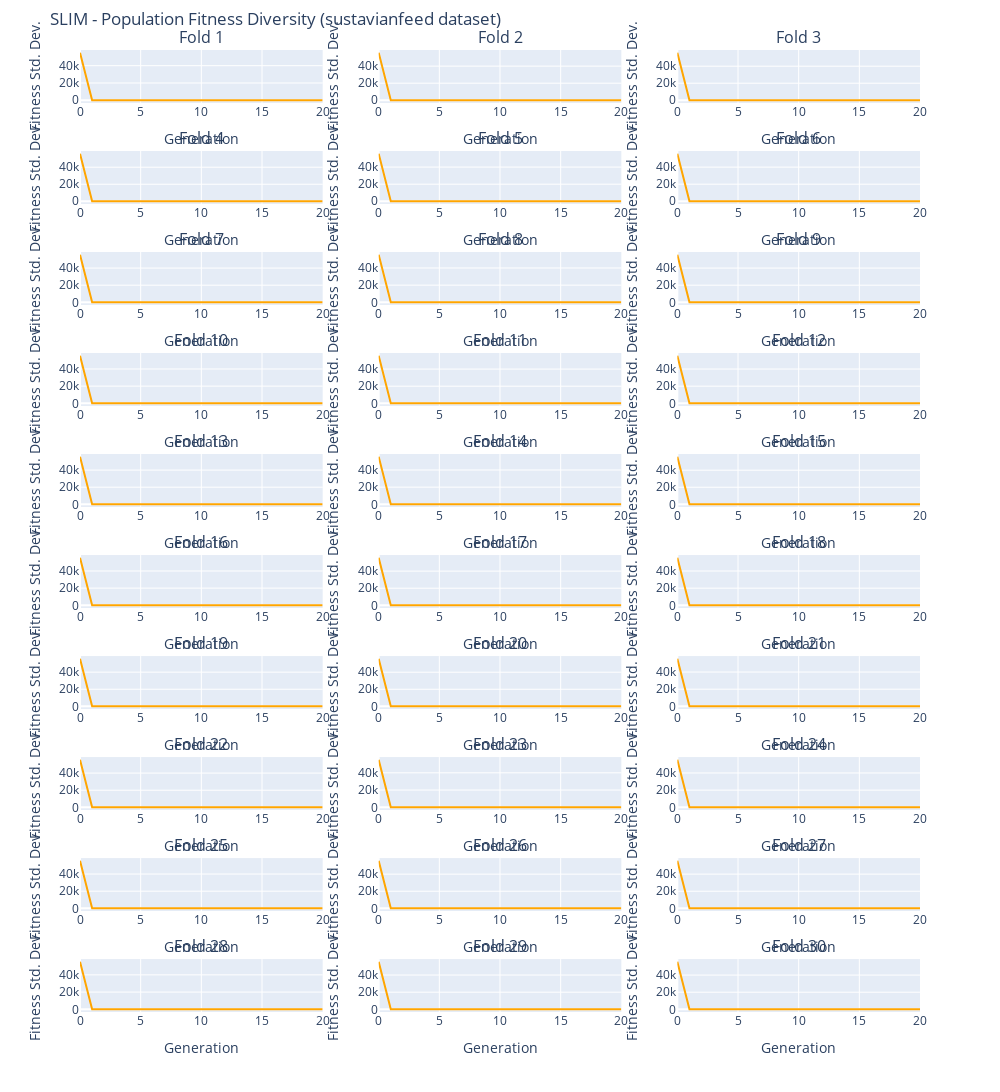

This figure's notebook cell:
### Markdown cell above
The first conclusion to be taken is that multiplication provides better results than addition.
The version SLIM * SIG1 appears to be the best for the problem in hand, it has the the lowest bound by far and the distribution of values is closer to it than the upper bound. SLIM * SIG1 has a lower upper bound then every other version so we won't apply any statistical test since our results after plotting are conclusive.

### Code cell
plot_population_fitness_diversity_logs(    
    model_name='SLIM',
    n_folds=n_outer_cv,
    dataset_name='sustavianfeed'
)

### Figure 1 — Plotly figure (JSON) as saved in the notebook; plotly's stock layout.template omitted (floating-point values rounded to 4 significant figures)
{"data": [{"line": {"color": "orange"}, "mode": "lines", "name": "Fold 1", "showlegend": false, "type": "scatter", "xaxis": "x", "y": [55070.0, 65.64, 14.84, 18.3, 23.83, 26.18, 25.54, 17.89, 14.86, 13.92, 16.58, 16.67, 16.23, 14.73, 12.82, 15.25, 12.94, 15.17, 18.2, 12.41, 14.66], "yaxis": "y"}, {"line": {"color": "orange"}, "mode": "lines", "name": "Fold 2", "showlegend": false, "type": "scatter", "xaxis": "x2", "y": [55830.0, 66.03, 14.86, 18.34, 23.87, 26.25, 25.63, 17.96, 14.97, 14.03, 17.16, 15.14, 14.45, 13.38, 12.61, 12.52, 11.04, 14.1, 12.31, 13.21, 11.56], "yaxis": "y2"}, {"line": {"color": "orange"}, "mode": "lines", "name": "Fold 3", "showlegend": false, "type": "scatter", "xaxis": "x3", "y": [55900.0, 66.06, 14.93, 18.43, 24.74, 27.19, 21.93, 16.97, 15.95, 12.69, 12.88, 11.53, 14.89, 11.12, 15.83, 12.93, 13.36, 13.24, 16.47, 12.82, 13.05], "yaxis": "y3"}, {"line": {"color": "orange"}, "mode": "lines", "name": "Fold 4", "showlegend": false, "type": "scatter", "xaxis": "x4", "y": [55930.0, 66.07, 14.87, 18.35, 23.91, 26.25, 25.59, 17.91, 14.84, 13.82, 16.88, 15.99, 12.39, 14.31, 13.24, 12.17, 13.51, 18.6, 17.55, 15.15, 14.79], "yaxis": "y4"}, {"line": {"color": "orange"}, "mode": "lines", "name": "Fold 5", "showlegend": false, "type": "scatter", "xaxis": "x5", "y": [55720.0, 65.94, 14.87, 18.36, 23.86, 26.22, 25.58, 17.91, 14.89, 13.94, 16.91, 16.81, 16.26, 14.75, 12.85, 15.27, 13.88, 14.53, 12.75, 14.38, 16.35], "yaxis": "y5"}, {"line": {"color": "orange"}, "mode": "lines", "name": "Fold 6", "showlegend": false, "type": "scatter", "xaxis": "x6", "y": [55800.0, 66.03, 14.87, 18.37, 23.87, 26.24, 25.61, 17.95, 14.93, 13.98, 16.96, 16.7, 16.31, 14.81, 12.87, 15.31, 12.97, 15.24, 18.26, 12.45, 14.52], "yaxis": "y6"}, {"line": {"color": "orange"}, "mode": "lines", "name": "Fold 7", "showlegend": false, "type": "scatter", "xaxis": "x7", "y": [55690.0, 60.23, 14.7, 17.46, 21.86, 26.31, 23.91, 19.38, 17.28, 15.61, 15.26, 17.13, 13.77, 16.24, 14.68, 16.34, 19.01, 15.32, 13.29, 16.69, 13.45], "yaxis": "y7"}, {"line": {"color": "orange"}, "mode": "lines", "name": "Fold 8", "showlegend": false, "type": "scatter", "xaxis": "x8", "y": [55590.0, 65.88, 14.86, 18.33, 23.86, 26.22, 25.57, 17.91, 14.87, 13.92, 16.09, 17.0, 16.22, 14.72, 13.95, 15.54, 15.46, 12.74, 13.42, 13.92, 15.63], "yaxis": "y8"}, {"line": {"color": "orange"}, "mode": "lines", "name": "Fold 9", "showlegend": false, "type": "scatter", "xaxis": "x9", "y": [55700.0, 65.95, 14.87, 18.35, 23.88, 26.24, 25.59, 17.92, 14.89, 13.95, 16.61, 16.69, 16.26, 14.76, 12.84, 15.27, 12.95, 15.2, 18.23, 12.43, 14.48], "yaxis": "y9"}, {"line": {"color": "orange"}, "mode": "lines", "name": "Fold 10", "showlegend": false, "type": "scatter", "xaxis": "x10", "y": [55540.0, 65.85, 14.86, 18.33, 23.86, 26.2, 25.55, 17.89, 14.83, 13.82, 16.87, 15.98, 12.39, 14.32, 13.25, 12.13, 13.54, 13.18, 14.8, 14.4, 15.63], "yaxis": "y10"}, {"line": {"color": "orange"}, "mode": "lines", "name": "Fold 11", "showlegend": false, "type": "scatter", "xaxis": "x11", "y": [55700.0, 65.93, 14.85, 18.32, 23.86, 26.2, 25.56, 17.9, 14.86, 13.9, 16.06, 16.96, 13.04, 15.0, 15.95, 11.08, 13.59, 13.74, 16.76, 13.93, 14.38], "yaxis": "y11"}, {"line": {"color": "orange"}, "mode": "lines", "name": "Fold 12", "showlegend": false, "type": "scatter", "xaxis": "x12", "y": [55620.0, 65.91, 14.84, 18.32, 23.84, 26.2, 25.56, 17.91, 14.9, 13.96, 16.63, 16.69, 16.27, 14.76, 13.97, 15.59, 13.19, 14.67, 14.96, 17.15, 15.26], "yaxis": "y12"}, {"line": {"color": "orange"}, "mode": "lines", "name": "Fold 13", "showlegend": false, "type": "scatter", "xaxis": "x13", "y": [55680.0, 65.93, 14.85, 18.32, 23.87, 26.21, 25.56, 17.89, 14.85, 13.9, 16.05, 16.97, 13.05, 14.88, 15.95, 11.08, 13.59, 13.74, 16.75, 13.92, 14.37], "yaxis": "y13"}, {"line": {"color": "orange"}, "mode": "lines", "name": "Fold 14", "showlegend": false, "type": "scatter", "xaxis": "x14", "y": [55530.0, 65.87, 14.85, 18.32, 23.86, 26.21, 25.57, 17.91, 14.88, 13.93, 16.1, 17.0, 16.23, 14.72, 13.95, 15.55, 15.46, 12.57, 15.79, 15.96, 13.7], "yaxis": "y14"}, {"line": {"color": "orange"}, "mode": "lines", "name": "Fold 15", "showlegend": false, "type": "scatter", "xaxis": "x15", "y": [55830.0, 66.0, 14.86, 18.34, 23.89, 26.24, 25.6, 17.93, 14.89, 13.93, 16.08, 17.02, 13.08, 15.03, 15.98, 11.1, 13.61, 13.76, 16.8, 15.79, 16.45], "yaxis": "y15"}, {"line": {"color": "orange"}, "mode": "lines", "name": "Fold 16", "showlegend": false, "type": "scatter", "xaxis": "x16", "y": [55450.0, 65.85, 14.86, 18.36, 23.88, 26.22, 25.59, 17.94, 14.88, 13.91, 15.43, 13.4, 13.0, 15.63, 14.53, 13.93, 14.67, 14.88, 14.45, 13.52, 13.49], "yaxis": "y16"}, {"line": {"color": "orange"}, "mode": "lines", "name": "Fold 17", "showlegend": false, "type": "scatter", "xaxis": "x17", "y": [55710.0, 65.96, 14.86, 18.34, 23.89, 26.25, 25.61, 17.94, 14.9, 13.95, 16.12, 17.04, 13.1, 14.94, 16.0, 11.12, 13.63, 13.78, 16.82, 15.8, 16.46], "yaxis": "y17"}, {"line": {"color": "orange"}, "mode": "lines", "name": "Fold 18", "showlegend": false, "type": "scatter", "xaxis": "x18", "y": [55570.0, 65.88, 15.22, 18.55, 25.86, 28.44, 26.34, 20.73, 11.69, 15.14, 13.19, 14.62, 13.1, 13.72, 12.63, 15.57, 11.43, 14.34, 16.28, 15.84, 13.76], "yaxis": "y18"}, {"line": {"color": "orange"}, "mode": "lines", "name": "Fold 19", "showlegend": false, "type": "scatter", "xaxis": "x19", "y": [55760.0, 65.98, 14.86, 18.34, 23.88, 26.24, 25.61, 17.94, 14.93, 13.98, 16.64, 16.71, 16.29, 14.78, 13.99, 15.61, 13.23, 14.69, 14.99, 17.17, 15.27], "yaxis": "y19"}, {"line": {"color": "orange"}, "mode": "lines", "name": "Fold 20", "showlegend": false, "type": "scatter", "xaxis": "x20", "y": [55850.0, 66.05, 14.9, 18.37, 23.94, 26.32, 25.68, 17.98, 14.97, 14.03, 16.73, 16.78, 16.36, 14.23, 13.4, 15.44, 13.49, 13.45, 14.34, 11.28, 10.91], "yaxis": "y20"}, {"line": {"color": "orange"}, "mode": "lines", "name": "Fold 21", "showlegend": false, "type": "scatter", "xaxis": "x21", "y": [55600.0, 65.91, 14.88, 18.36, 23.91, 26.29, 25.67, 17.99, 14.98, 14.04, 16.73, 16.79, 16.36, 14.22, 13.41, 14.44, 13.63, 14.07, 15.04, 14.63, 15.75], "yaxis": "y21"}, {"line": {"color": "orange"}, "mode": "lines", "name": "Fold 22", "showlegend": false, "type": "scatter", "xaxis": "x22", "y": [55640.0, 65.91, 14.89, 18.35, 23.92, 26.29, 25.65, 17.97, 14.94, 14.0, 16.66, 16.75, 16.3, 14.8, 14.0, 15.62, 13.23, 14.69, 14.96, 17.17, 15.4], "yaxis": "y22"}, {"line": {"color": "orange"}, "mode": "lines", "name": "Fold 23", "showlegend": false, "type": "scatter", "xaxis": "x23", "y": [55150.0, 65.69, 14.84, 18.31, 23.84, 26.17, 25.53, 17.89, 14.85, 13.89, 16.03, 16.94, 13.01, 14.97, 15.95, 11.11, 13.7, 14.34, 14.65, 14.11, 13.4], "yaxis": "y23"}, {"line": {"color": "orange"}, "mode": "lines", "name": "Fold 24", "showlegend": false, "type": "scatter", "xaxis": "x24", "y": [55400.0, 65.78, 14.84, 18.31, 23.84, 26.19, 25.55, 17.89, 14.86, 13.92, 16.08, 16.99, 16.21, 14.71, 13.94, 15.54, 15.44, 12.56, 15.78, 15.95, 13.7], "yaxis": "y24"}, {"line": {"color": "orange"}, "mode": "lines", "name": "Fold 25", "showlegend": false, "type": "scatter", "xaxis": "x25", "y": [55550.0, 65.86, 14.86, 18.33, 23.87, 26.22, 25.57, 17.9, 14.86, 13.91, 16.07, 16.98, 13.04, 14.89, 15.96, 11.09, 13.59, 13.75, 16.77, 13.93, 14.38], "yaxis": "y25"}, {"line": {"color": "orange"}, "mode": "lines", "name": "Fold 26", "showlegend": false, "type": "scatter", "xaxis": "x26", "y": [55730.0, 65.95, 14.86, 18.33, 23.87, 26.22, 25.58, 17.91, 14.87, 13.92, 16.08, 16.99, 13.06, 14.9, 15.97, 11.1, 13.6, 13.76, 16.78, 13.94, 14.39], "yaxis": "y26"}, {"line": {"color": "orange"}, "mode": "lines", "name": "Fold 27", "showlegend": false, "type": "scatter", "xaxis": "x27", "y": [55680.0, 65.91, 14.85, 18.32, 23.86, 26.21, 25.56, 17.89, 14.86, 13.92, 16.07, 17.01, 13.06, 14.89, 15.97, 11.08, 13.6, 13.75, 16.77, 13.94, 14.38], "yaxis": "y27"}, {"line": {"color": "orange"}, "mode": "lines", "name": "Fold 28", "showlegend": false, "type": "scatter", "xaxis": "x28", "y": [55180.0, 65.67, 14.84, 18.31, 23.84, 26.18, 25.54, 17.9, 14.86, 13.9, 16.05, 16.96, 13.02, 14.99, 15.96, 11.09, 13.66, 14.36, 14.66, 14.12, 13.41], "yaxis": "y28"}, {"line": {"color": "orange"}, "mode": "lines", "name": "Fold 29", "showlegend": false, "type": "scatter", "xaxis": "x29", "y": [55520.0, 65.86, 14.89, 18.35, 23.91, 26.25, 25.59, 17.92, 14.85, 13.85, 16.89, 15.99, 12.4, 14.35, 13.27, 12.15, 13.57, 13.2, 14.83, 14.42, 15.65], "yaxis": "y29"}, {"line": {"color": "orange"}, "mode": "lines", "name": "Fold 30", "showlegend": false, "type": "scatter", "xaxis": "x30", "y": [55600.0, 65.9, 14.86, 18.32, 23.87, 26.23, 25.59, 17.92, 14.9, 13.96, 16.62, 16.71, 16.27, 14.76, 13.97, 15.59, 13.2, 15.43, 14.96, 15.03, 13.06], "yaxis": "y30"}], "layout": {"annotations": [{"font": {"size": 16}, "showarrow": false, "text": "Fold 1", "x": 0.1444, "xanchor": "center", "xref": "paper", "y": 1, "yanchor": "bottom", "yref": "paper"}, {"font": {"size": 16}, "showarrow": false, "text": "Fold 2", "x": 0.5, "xanchor": "center", "xref": "paper", "y": 1, "yanchor": "bottom", "yref": "paper"}, {"font": {"size": 16}, "showarrow": false, "text": "Fold 3", "x": 0.8556, "xanchor": "center", "xref": "paper", "y": 1, "yanchor": "bottom", "yref": "paper"}, {"font": {"size": 16}, "showarrow": false, "text": "Fold 4", "x": 0.1444, "xanchor": "center", "xref": "paper", "y": 0.895, "yanchor": "bottom", "yref": "paper"}, {"font": {"size": 16}, "showarrow": false, "text": "Fold 5", "x": 0.5, "xanchor": "center", "xref": "paper", "y": 0.895, "yanchor": "bottom", "yref": "paper"}, {"font": {"size": 16}, "showarrow": false, "text": "Fold 6", "x": 0.8556, "xanchor": "center", "xref": "paper", "y": 0.895, "yanchor": "bottom", "yref": "paper"}, {"font": {"size": 16}, "showarrow": false, "text": "Fold 7", "x": 0.1444, "xanchor": "center", "xref": "paper", "y": 0.79, "yanchor": "bottom", "yref": "paper"}, {"font": {"size": 16}, "showarrow": false, "text": "Fold 8", "x": 0.5, "xanchor": "center", "xref": "paper", "y": 0.79, "yanchor": "bottom", "yref": "paper"}, {"font": {"size": 16}, "showarrow": false, "text": "Fold 9", "x": 0.8556, "xanchor": "center", "xref": "paper", "y": 0.79, "yanchor": "bottom", "yref": "paper"}, {"font": {"size": 16}, "showarrow": false, "text": "Fold 10", "x": 0.1444, "xanchor": "center", "xref": "paper", "y": 0.685, "yanchor": "bottom", "yref": "paper"}, {"font": {"size": 16}, "showarrow": false, "text": "Fold 11", "x": 0.5, "xanchor": "center", "xref": "paper", "y": 0.685, "yanchor": "bottom", "yref": "paper"}, {"font": {"size": 16}, "showarrow": false, "text": "Fold 12", "x": 0.8556, "xanchor": "center", "xref": "paper", "y": 0.685, "yanchor": "bottom", "yref": "paper"}, {"font": {"size": 16}, "showarrow": false, "text": "Fold 13", "x": 0.1444, "xanchor": "center", "xref": "paper", "y": 0.58, "yanchor": "bottom", "yref": "paper"}, {"font": {"size": 16}, "showarrow": false, "text": "Fold 14", "x": 0.5, "xanchor": "center", "xref": "paper", "y": 0.58, "yanchor": "bottom", "yref": "paper"}, {"font": {"size": 16}, "showarrow": false, "text": "Fold 15", "x": 0.8556, "xanchor": "center", "xref": "paper", "y": 0.58, "yanchor": "bottom", "yref": "paper"}, {"font": {"size": 16}, "showarrow": false, "text": "Fold 16", "x": 0.1444, "xanchor": "center", "xref": "paper", "y": 0.475, "yanchor": "bottom", "yref": "paper"}, {"font": {"size": 16}, "showarrow": false, "text": "Fold 17", "x": 0.5, "xanchor": "center", "xref": "paper", "y": 0.475, "yanchor": "bottom", "yref": "paper"}, {"font": {"size": 16}, "showarrow": false, "text": "Fold 18", "x": 0.8556, "xanchor": "center", "xref": "paper", "y": 0.475, "yanchor": "bottom", "yref": "paper"}, {"font": {"size": 16}, "showarrow": false, "text": "Fold 19", "x": 0.1444, "xanchor": "center", "xref": "paper", "y": 0.37, "yanchor": "bottom", "yref": "paper"}, {"font": {"size": 16}, "showarrow": false, "text": "Fold 20", "x": 0.5, "xanchor": "center", "xref": "paper", "y": 0.37, "yanchor": "bottom", "yref": "paper"}, {"font": {"size": 16}, "showarrow": false, "text": "Fold 21", "x": 0.8556, "xanchor": "center", "xref": "paper", "y": 0.37, "yanchor": "bottom", "yref": "paper"}, {"font": {"size": 16}, "showarrow": false, "text": "Fold 22", "x": 0.1444, "xanchor": "center", "xref": "paper", "y": 0.265, "yanchor": "bottom", "yref": "paper"}, {"font": {"size": 16}, "showarrow": false, "text": "Fold 23", "x": 0.5, "xanchor": "center", "xref": "paper", "y": 0.265, "yanchor": "bottom", "yref": "paper"}, {"font": {"size": 16}, "showarrow": false, "text": "Fold 24", "x": 0.8556, "xanchor": "center", "xref": "paper", "y": 0.265, "yanchor": "bottom", "yref": "paper"}, {"font": {"size": 16}, "showarrow": false, "text": "Fold 25", "x": 0.1444, "xanchor": "center", "xref": "paper", "y": 0.16, "yanchor": "bottom", "yref": "paper"}, {"font": {"size": 16}, "showarrow": false, "text": "Fold 26", "x": 0.5, "xanchor": "center", "xref": "paper", "y": 0.16, "yanchor": "bottom", "yref": "paper"}, {"font": {"size": 16}, "showarrow": false, "text": "Fold 27", "x": 0.8556, "xanchor": "center", "xref": "paper", "y": 0.16, "yanchor": "bottom", "yref": "paper"}, {"font": {"size": 16}, "showarrow": false, "text": "Fold 28", "x": 0.1444, "xanchor": "center", "xref": "paper", "y": 0.055, "yanchor": "bottom", "yref": "paper"}, {"font": {"size": 16}, "showarrow": false, "text": "Fold 29", "x": 0.5, "xanchor": "center", "xref": "paper", "y": 0.055, "yanchor": "bottom", "yref": "paper"}, {"font": {"size": 16}, "showarrow": false, "text": "Fold 30", "x": 0.8556, "xanchor": "center", "xref": "paper", "y": 0.055, "yanchor": "bottom", "yref": "paper"}], "height": 4000, "margin": {"t": 50}, "title": {"text": "SLIM - Population Fitness Diversity (sustavianfeed dataset)"}, "width": 1000, "xaxis": {"anchor": "y", "domain": [0, 0.2889], "title": {"text": "Generation"}}, "xaxis10": {"anchor": "y10", "domain": [0, 0.2889], "title": {"text": "Generation"}}, "xaxis11": {"anchor": "y11", "domain": [0.3556, 0.6444], "title": {"text": "Generation"}}, "xaxis12": {"anchor": "y12", "domain": [0.7111, 1], "title": {"text": "Generation"}}, "xaxis13": {"anchor": "y13", "domain": [0, 0.2889], "title": {"text": "Generation"}}, "xaxis14": {"anchor": "y14", "domain": [0.3556, 0.6444], "title": {"text": "Generation"}}, "xaxis15": {"anchor": "y15", "domain": [0.7111, 1], "title": {"text": "Generation"}}, "xaxis16": {"anchor": "y16", "domain": [0, 0.2889], "title": {"text": "Generation"}}, "xaxis17": {"anchor": "y17", "domain": [0.3556, 0.6444], "title": {"text": "Generation"}}, "xaxis18": {"anchor": "y18", "domain": [0.7111, 1], "title": {"text": "Generation"}}, "xaxis19": {"anchor": "y19", "domain": [0, 0.2889], "title": {"text": "Generation"}}, "xaxis2": {"anchor": "y2", "domain": [0.3556, 0.6444], "title": {"text": "Generation"}}, "xaxis20": {"anchor": "y20", "domain": [0.3556, 0.6444], "title": {"text": "Generation"}}, "xaxis21": {"anchor": "y21", "domain": [0.7111, 1], "title": {"text": "Generation"}}, "xaxis22": {"anchor": "y22", "domain": [0, 0.2889], "title": {"text": "Generation"}}, "xaxis23": {"anchor": "y23", "domain": [0.3556, 0.6444], "title": {"text": "Generation"}}, "xaxis24": {"anchor": "y24", "domain": [0.7111, 1], "title": {"text": "Generation"}}, "xaxis25": {"anchor": "y25", "domain": [0, 0.2889], "title": {"text": "Generation"}}, "xaxis26": {"anchor": "y26", "domain": [0.3556, 0.6444], "title": {"text": "Generation"}}, "xaxis27": {"anchor": "y27", "domain": [0.7111, 1], "title": {"text": "Generation"}}, "xaxis28": {"anchor": "y28", "domain": [0, 0.2889], "title": {"text": "Generation"}}, "xaxis29": {"anchor": "y29", "domain": [0.3556, 0.6444], "title": {"text": "Generation"}}, "xaxis3": {"anchor": "y3", "domain": [0.7111, 1], "title": {"text": "Generation"}}, "xaxis30": {"anchor": "y30", "domain": [0.7111, 1], "title": {"text": "Generation"}}, "xaxis4": {"anchor": "y4", "domain": [0, 0.2889], "title": {"text": "Generation"}}, "xaxis5": {"anchor": "y5", "domain": [0.3556, 0.6444], "title": {"text": "Generation"}}, "xaxis6": {"anchor": "y6", "domain": [0.7111, 1], "title": {"text": "Generation"}}, "xaxis7": {"anchor": "y7", "domain": [0, 0.2889], "title": {"text": "Generation"}}, "xaxis8": {"anchor": "y8", "domain": [0.3556, 0.6444], "title": {"text": "Generation"}}, "xaxis9": {"anchor": "y9", "domain": [0.7111, 1], "title": {"text": "Generation"}}, "yaxis": {"anchor": "x", "domain": [0.945, 1], "range": [0, null], "title": {"text": "Fitness Std. Dev."}}, "yaxis10": {"anchor": "x10", "domain": [0.63, 0.685], "range": [0, null], "title": {"text": "Fitness Std. Dev."}}, "yaxis11": {"anchor": "x11", "domain": [0.63, 0.685], "range": [0, null], "title": {"text": "Fitness Std. Dev."}}, "yaxis12": {"anchor": "x12", "domain": [0.63, 0.685], "range": [0, null], "title": {"text": "Fitness Std. Dev."}}, "yaxis13": {"anchor": "x13", "domain": [0.525, 0.58], "range": [0, null], "title": {"text": "Fitness Std. Dev."}}, "yaxis14": {"anchor": "x14", "domain": [0.525, 0.58], "range": [0, null], "title": {"text": "Fitness Std. Dev."}}, "yaxis15": {"anchor": "x15", "domain": [0.525, 0.58], "range": [0, null], "title": {"text": "Fitness Std. Dev."}}, "yaxis16": {"anchor": "x16", "domain": [0.42, 0.475], "range": [0, null], "title": {"text": "Fitness Std. Dev."}}, "yaxis17": {"anchor": "x17", "domain": [0.42, 0.475], "range": [0, null], "title": {"text": "Fitness Std. Dev."}}, "yaxis18": {"anchor": "x18", "domain": [0.42, 0.475], "range": [0, null], "title": {"text": "Fitness Std. Dev."}}, "yaxis19": {"anchor": "x19", "domain": [0.315, 0.37], "range": [0, null], "title": {"text": "Fitness Std. Dev."}}, "yaxis2": {"anchor": "x2", "domain": [0.945, 1], "range": [0, null], "title": {"text": "Fitness Std. Dev."}}, "yaxis20": {"anchor": "x20", "domain": [0.315, 0.37], "range": [0, null], "title": {"text": "Fitness Std. Dev."}}, "yaxis21": {"anchor": "x21", "domain": [0.315, 0.37], "range": [0, null], "title": {"text": "Fitness Std. Dev."}}, "yaxis22": {"anchor": "x22", "domain": [0.21, 0.265], "range": [0, null], "title": {"text": "Fitness Std. Dev."}}, "yaxis23": {"anchor": "x23", "domain": [0.21, 0.265], "range": [0, null], "title": {"text": "Fitness Std. Dev."}}, "yaxis24": {"anchor": "x24", "domain": [0.21, 0.265], "range": [0, null], "title": {"text": "Fitness Std. Dev."}}, "yaxis25": {"anchor": "x25", "domain": [0.105, 0.16], "range": [0, null], "title": {"text": "Fitness Std. Dev."}}, "yaxis26": {"anchor": "x26", "domain": [0.105, 0.16], "range": [0, null], "title": {"text": "Fitness Std. Dev."}}, "yaxis27": {"anchor": "x27", "domain": [0.105, 0.16], "range": [0, null], "title": {"text": "Fitness Std. Dev."}}, "yaxis28": {"anchor": "x28", "domain": [0, 0.055], "range": [0, null], "title": {"text": "Fitness Std. Dev."}}, "yaxis29": {"anchor": "x29", "domain": [0, 0.055], "range": [0, null], "title": {"text": "Fitness Std. Dev."}}, "yaxis3": {"anchor": "x3", "domain": [0.945, 1], "range": [0, null], "title": {"text": "Fitness Std. Dev."}}, "yaxis30": {"anchor": "x30", "domain": [0, 0.055], "range": [0, null], "title": {"text": "Fitness Std. Dev."}}, "yaxis4": {"anchor": "x4", "domain": [0.84, 0.895], "range": [0, null], "title": {"text": "Fitness Std. Dev."}}, "yaxis5": {"anchor": "x5", "domain": [0.84, 0.895], "range": [0, null], "title": {"text": "Fitness Std. Dev."}}, "yaxis6": {"anchor": "x6", "domain": [0.84, 0.895], "range": [0, null], "title": {"text": "Fitness Std. Dev."}}, "yaxis7": {"anchor": "x7", "domain": [0.735, 0.79], "range": [0, null], "title": {"text": "Fitness Std. Dev."}}, "yaxis8": {"anchor": "x8", "domain": [0.735, 0.79], "range": [0, null], "title": {"text": "Fitness Std. Dev."}}, "yaxis9": {"anchor": "x9", "domain": [0.735, 0.79], "range": [0, null], "title": {"text": "Fitness Std. Dev."}}}}
